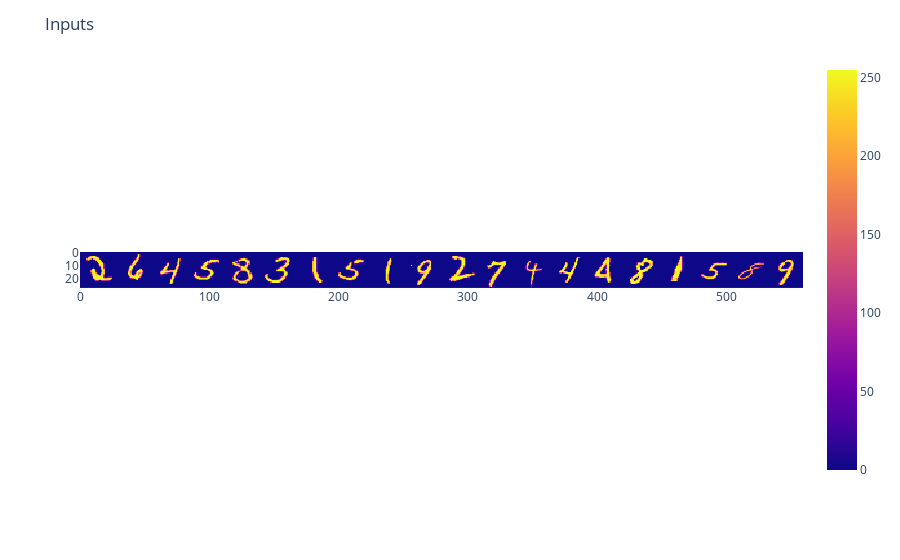

The code cell stored with this chart in its notebook:
### Markdown cell above
__We divide our dataset into small batches :__

It permit us to don't process the entire dataset at once.

### Code cell
batch_size = 20
batch_start = 400

# train_image is a (nbr_image, length, width) 
# and we want to select the batch_start to batch_start + batch_size images
inputs = train_images[batch_start : batch_start + batch_size, :, :]
labels = train_labels[batch_start : batch_start + batch_size]

# display images :
fig = px.imshow(np.hstack([inputs[i,:,:] for i in range(inputs.shape[0])]))

fig.update_layout(
    title="Inputs",
)
fig.show()
print(labels)

### Figure 1 — Plotly figure (JSON) as saved in the notebook; plotly's stock layout.template omitted (floating-point values rounded to 4 significant figures; data arrays with more than 128 entries replaced by an {"elided": "..."} marker saying what was removed)
{"data": [{"coloraxis": "coloraxis", "hovertemplate": "x: %{x}<br>y: %{y}<br>color: %{z}<extra></extra>", "name": "0", "type": "heatmap", "xaxis": "x", "yaxis": "y", "z": {"elided": "28x560 int values"}}], "layout": {"coloraxis": {"colorscale": [[0, "#0d0887"], [0.1111, "#46039f"], [0.2222, "#7201a8"], [0.3333, "#9c179e"], [0.4444, "#bd3786"], [0.5556, "#d8576b"], [0.6667, "#ed7953"], [0.7778, "#fb9f3a"], [0.8889, "#fdca26"], [1, "#f0f921"]]}, "margin": {"t": 60}, "title": {"text": "Inputs"}, "xaxis": {"anchor": "y", "constrain": "domain", "domain": [0, 1], "scaleanchor": "y"}, "yaxis": {"anchor": "x", "autorange": "reversed", "constrain": "domain", "domain": [0, 1]}}}
